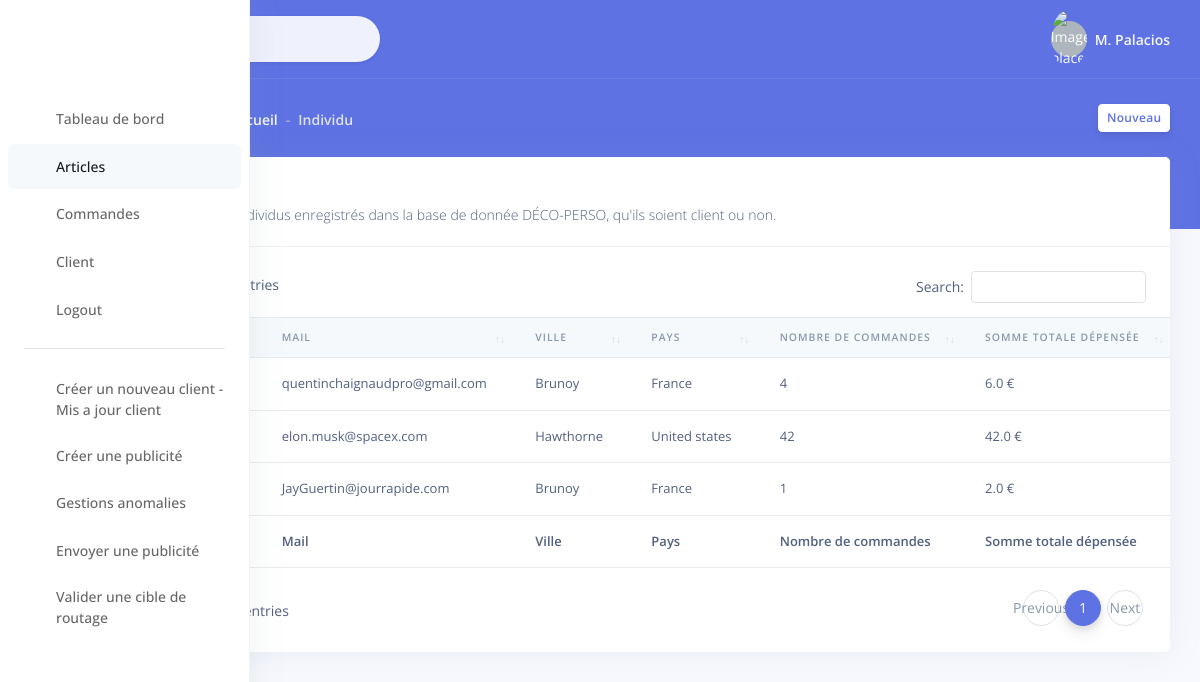
/individu/ (signed in), run on an earlier commit of the app's database.
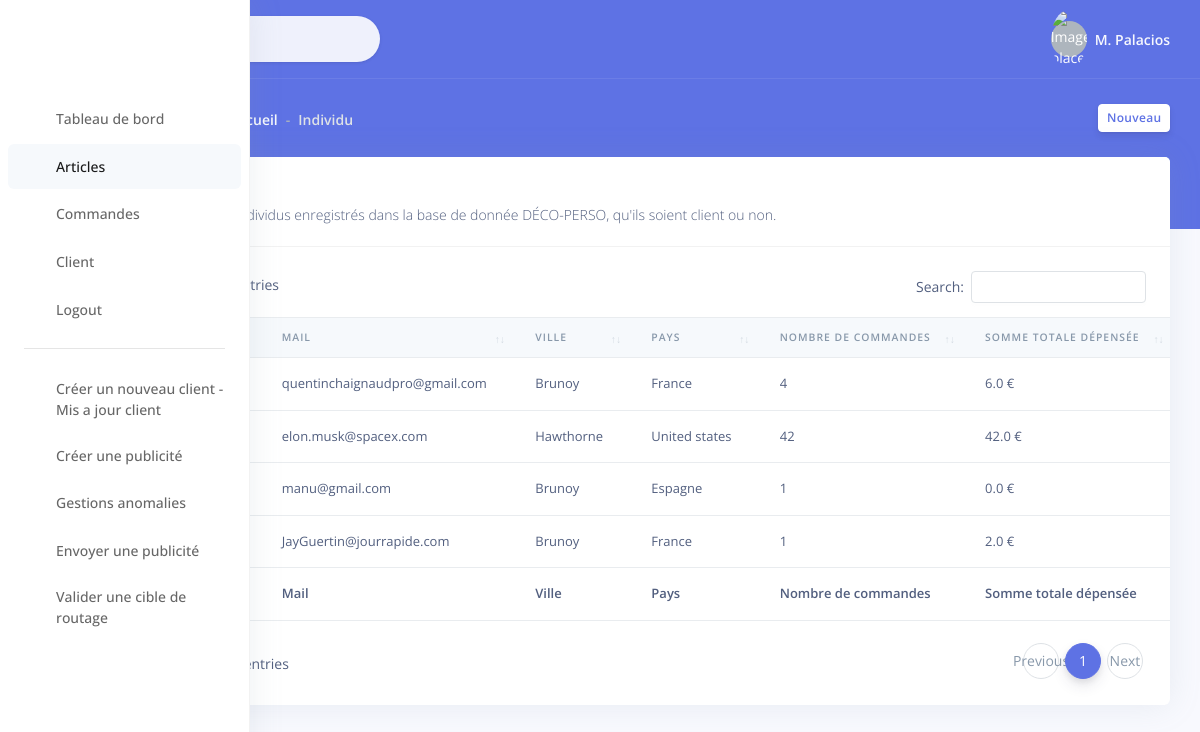
And on a later commit of the database.
### fenouil/models.py (models this page shows, shortened)
class Individu(models.Model):
    prenom = models.CharField(max_length=50)
    nom = models.CharField(max_length=50)
    mail = models.EmailField(max_length=80)
    adresse = models.CharField(max_length=150)
    num = models.IntegerField(default=0)
    ville = models.CharField(max_length=50)
    code_postal = models.IntegerField()
    pays = models.CharField(max_length=50)
    nombre_de_commandes = models.IntegerField(default=0)
    somme_totale_depensee = models.FloatField(default=0)
    commentaires = models.CharField(max_length=300, default=None,blank=True, null=True)
    categorie_soc = models.CharField(max_length=50)
    caracteristique_comm = models.CharField(max_length=50)
    date = models.CharField(max_length=50, default=None)
    nom_complet = models.CharField(max_length=100)

### fenouil/views.py (the view)
# urls.py: path('individu/', views.individu, name="individu"),
def individu(request):
    if not request.user.is_authenticated:
        return render(request, 'fenouil/accueil.html')
    else:
        return render(request, 'fenouil/individu.html', {'individus': individus})

### templates/fenouil/individu.html (shortened to what the changed rows need)
{% load static %}
<!DOCTYPE html>
<html>
<head>
  <link rel="stylesheet" href="{% static 'assets/vendor/nucleo/css/nucleo.css'%}" type="text/css">
  <link rel="stylesheet" href="{% static 'assets/vendor/@fortawesome/fontawesome-free/css/all.min.css'%}" type="text/css">
  <link rel="stylesheet" href="{% static 'assets/vendor/datatables.net-bs4/css/dataTables.bootstrap4.min.css'%}">
  <link rel="stylesheet" href="{% static 'assets/vendor/datatables.net-buttons-bs4/css/buttons.bootstrap4.min.css'%}">
  <link rel="stylesheet" href="{% static 'assets/vendor/datatables.net-select-bs4/css/select.bootstrap4.min.css'%}">
  <link rel="stylesheet" href="{% static 'assets/css/argon.css'%}" type="text/css">
</head>
<body>
  <div class="main-content" id="panel">
    <div class="container-fluid mt--6">
      <div class="row">
        <div class="col">
            <div class="card">
            <div class="card-header">
              <h3 class="mb-0">Liste d'individus</h3>
              <p class="text-sm mb-0">
              </p>
            </div>
            <div class="table-responsive py-4">
              <table class="table table-flush" id="datatable-basic">
                <thead class="thead-light">
                  <tr>
                    <th>Nom et prénom</th>
                    <th>Mail</th>
                    <th>Ville</th>
                    <th>Pays</th>
                    <th>Nombre de commandes</th>
                    <th>Somme totale dépensée</th>
                  </tr>
                </thead>
                <tfoot>
                  <tr>
                    <th>Nom et prénom</th>
                    <th>Mail</th>
                    <th>Ville</th>
                    <th>Pays</th>
                    <th>Nombre de commandes</th>
                    <th>Somme totale dépensée</th>
                  </tr>
                </tfoot>
                <tbody>
                {% for individu in individus %}
                     <tr>
                        <td>{{ individu.nom }} {{ individu.prenom }}</td>
                        <td>{{ individu.mail }}</td>
                        <td>{{ individu.ville }}</td>
                        <td>{{ individu.pays }}</td>
                        <td>{{ individu.nombre_de_commandes }}</td>
                        <td>{{ individu.somme_totale_depensee }} €</td>
                     </tr>
                {% endfor %}
                </tbody>
              </table>
            </div>
          </div>
        </div>
      </div>
    </div>
  </div>
</body>
</html>

What changed in the data, as far as the page shows it:
added Individu: mail "manu@gmail.com", ville "Brunoy", pays "Espagne", nombre_de_commandes "1", somme_totale_depensee "0.0"
Also different on the page:
text written by a page script: "entries Search: Showing 1 to 3 of 3 entries Previous 1 Next" → "entries Search: Showing 1 to 4 of 4 entries Previous 1 Next"
